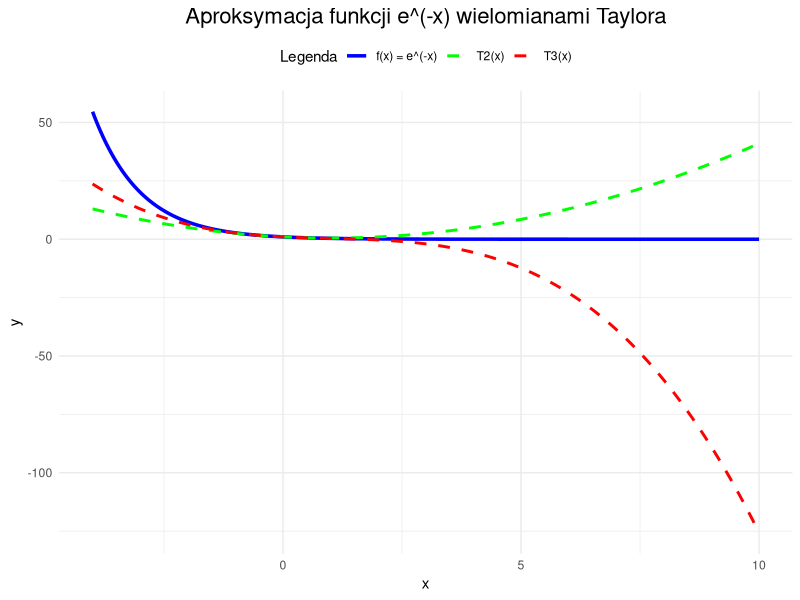
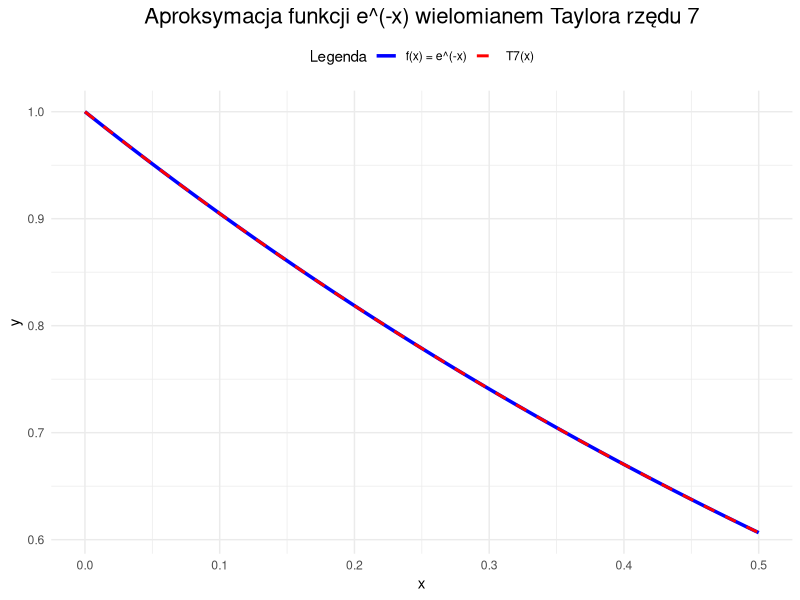
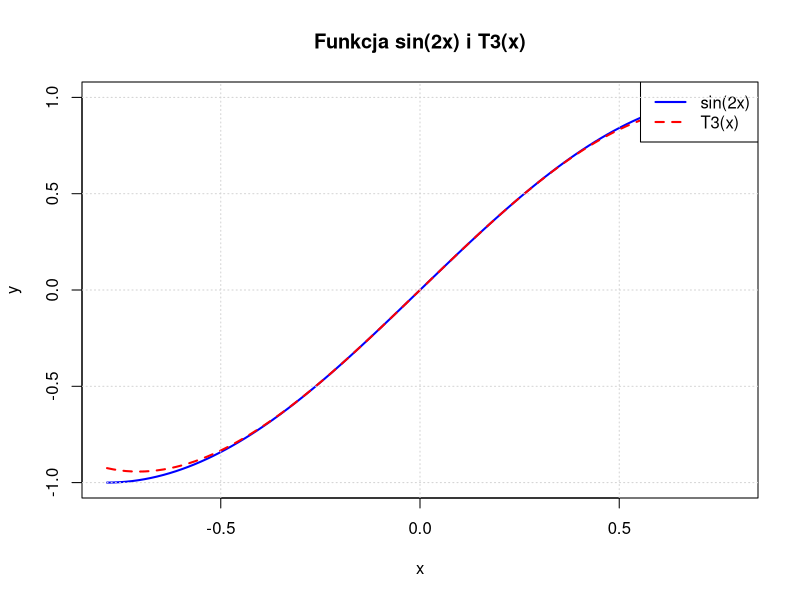

Write the R code that produced these figures, in order.
# Ładowanie biblioteki ggplot2
library(ggplot2)

# Funkcja oryginalna
f <- function(x) exp(-x)

# Wielomiany Taylora
T2 <- function(x) 1 - x + (x^2) / 2
T3 <- function(x) 1 - x + (x^2) / 2 - (x^3) / 6

# Zakres x
x <- seq(-4, 10, length.out = 500)

# Tworzenie ramki danych
data <- data.frame(
  x = x,
  f = f(x),
  T2 = T2(x),
  T3 = T3(x)
)

# Wykres
ggplot(data, aes(x = x)) +
  geom_line(aes(y = f, color = "f(x) = e^(-x)"), size = 1.2) +
  geom_line(aes(y = T2, color = "T2(x)"), linetype = "dashed", size = 1) +
  geom_line(aes(y = T3, color = "T3(x)"), linetype = "dashed", size = 1) +
  scale_color_manual(values = c("blue", "green", "red"),
                     name = "Legenda") +
  labs(
    title = "Aproksymacja funkcji e^(-x) wielomianami Taylora",
    x = "x",
    y = "y"
  ) +
  theme_minimal() +
  theme(
    legend.position = "top",
    plot.title = element_text(hjust = 0.5, size = 16)
  )


# Warunek błędu
tolerance <- 1e-6

# Funkcja obliczająca maksymalny błąd
error <- function(n) {
  (1 / factorial(n + 1)) * (1 / 2)^(n + 1)
}

# Znalezienie minimalnego n
n <- 0
while (error(n) > tolerance) {
  n <- n + 1
}

n

# Wielomian Taylora rzędu 7
T7 <- function(x) {
  1 - x + (x^2) / factorial(2) - (x^3) / factorial(3) + 
    (x^4) / factorial(4) - (x^5) / factorial(5) +
    (x^6) / factorial(6) - (x^7) / factorial(7)
}

# Zakres x
x <- seq(0, 0.5, length.out = 500)

# Tworzenie ramki danych
data <- data.frame(
  x = x,
  f = f(x),
  T7 = T7(x)
)

# Wykres
library(ggplot2)
ggplot(data, aes(x = x)) +
  geom_line(aes(y = f, color = "f(x) = e^(-x)"), size = 1.2) +
  geom_line(aes(y = T7, color = "T7(x)"), linetype = "dashed", size = 1) +
  scale_color_manual(values = c("blue", "red"),
                     name = "Legenda") +
  labs(
    title = "Aproksymacja funkcji e^(-x) wielomianem Taylora rzędu 7",
    x = "x",
    y = "y"
  ) +
  theme_minimal() +
  theme(
    legend.position = "top",
    plot.title = element_text(hjust = 0.5, size = 16)
  )

# Funkcja różnicy
difference <- function(x) {
  abs(f(x) - T7(x))
}

# Znalezienie maksimum różnicy
max_diff <- optimise(difference, interval = c(0, 0.5), maximum = TRUE)

max_diff

# Szukanie maksimum funkcji
max_f <- optimise(f, interval = c(-pi/4, pi/4), maximum = TRUE)
max_T3 <- optimise(T3, interval = c(-pi/4, pi/4), maximum = TRUE)

# Wyniki
cat("Największa wartość f(x):", max_f$objective, "\n")
cat("Największa wartość T3(x):", max_T3$objective, "\n")

# Całka z f
integral_f <- integrate(f, lower = -pi/4, upper = pi/4)$value

# Całka z T3
integral_T3 <- integrate(T3, lower = -pi/4, upper = pi/4)$value

# Wyniki
cat("Całka z f(x):", integral_f, "\n")
cat("Całka z T3(x):", integral_T3, "\n")


# Funkcja oryginalna
fsin <- function(x) sin(2 * x)

# Wielomian Maclaurina T3
T3sin <- function(x) 2 * x - (4 / 3) * x^3

# Wykres funkcji i wielomianu
curve(fsin, from = -pi/4, to = pi/4, col = "blue", lwd = 2, 
      xlab = "x", ylab = "y", main = "Funkcja sin(2x) i T3(x)")
curve(T3sin, from = -pi/4, to = pi/4, col = "red", lwd = 2, lty = 2, add = TRUE)
legend("topright", legend = c("sin(2x)", "T3(x)"), 
       col = c("blue", "red"), lwd = 2, lty = c(1, 2))
grid()

# Całka z sin(2x)
integral_f <- integrate(fsin, lower = -pi/4, upper = pi/4)$value

# Całka z cos(2x)
g <- function(x) cos(2 * x)
integral_g <- integrate(g, lower = -pi/4, upper = pi/4)$value

# Całka z T3
integral_T3 <- integrate(T3sin, lower = -pi/4, upper = pi/4)$value

# Wyniki
cat("Całka z sin(2x):", integral_f, "\n")
cat("Całka z cos(2x):", integral_g, "\n")
cat("Całka z T3(x):", integral_T3, "\n")


# Maksimum funkcji sin(2x)
max_f <- optimise(fsin, interval = c(-pi/4, pi/4), maximum = TRUE)

# Maksimum wielomianu Taylora T3
max_T3 <- optimise(T3sin, interval = c(-pi/4, pi/4), maximum = TRUE)

# Wyniki
cat("Największa wartość sin(2x):", max_f$objective, "w punkcie", max_f$maximum, "\n")
cat("Największa wartość T3(x):", max_T3$objective, "w punkcie", max_T3$maximum, "\n")

